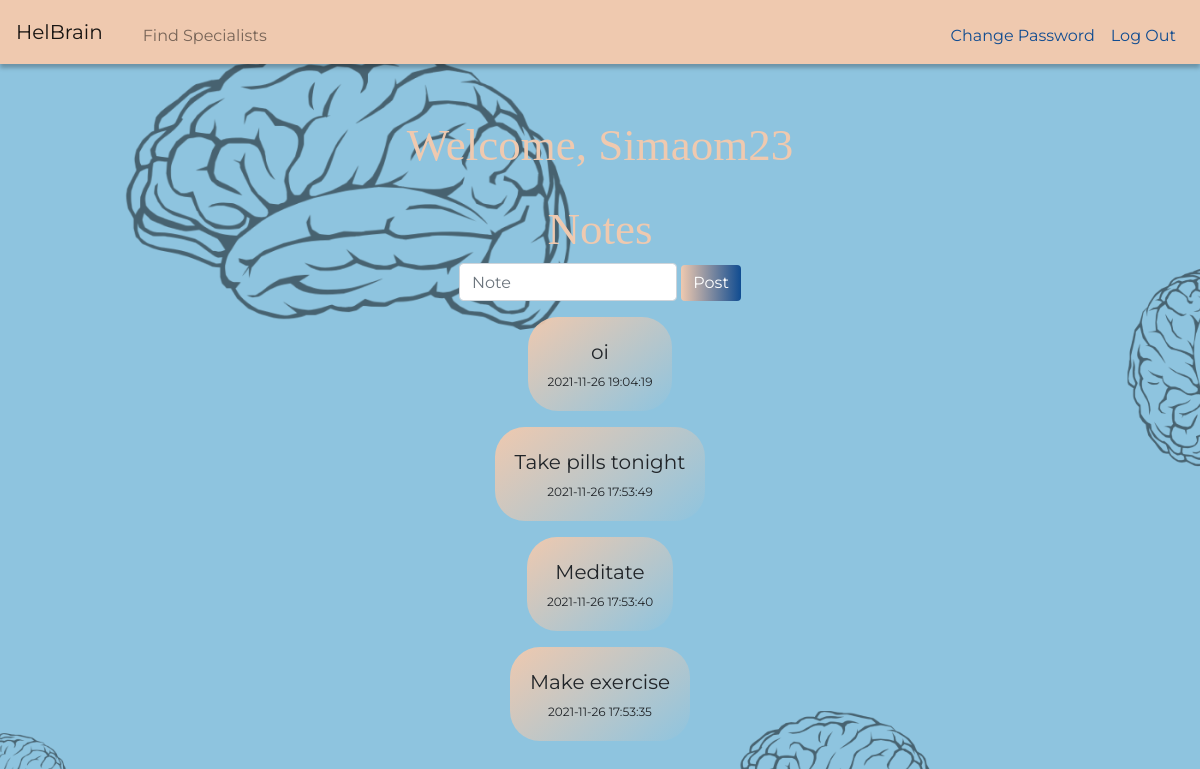
The app's page /homepage (signed in) with its own data.
### tables this page shows
CREATE TABLE users(id INTEGER PRIMARY KEY,
                username TEXT NOT NULL UNIQUE,
                email TEXT NOT NULL UNIQUE,
                hash TEXT NOT NULL);

CREATE TABLE notes(id INTEGER PRIMARY KEY,
                user_id INTEGER NOT NULL,
                note TEXT NOT NULL,
                timestamp DATETIME DEFAULT CURRENT_TIMESTAMP NOT NULL,
                FOREIGN KEY(user_id) REFERENCES users(id));

### app.py (the view)
@app.route("/homepage", methods=["GET", "POST"])
@login_required
def homepage():
    if request.method == "POST":
        if not request.form.get("note"):
            return template("/homepage", "Write a valid note!", 400)
        db.execute("INSERT INTO notes(user_id, note) VALUES(?, ?)",
                   (session["user_id"], request.form.get("note"),))
        database.commit()
        return redirect("/homepage")
    else:
        db.execute("SELECT * FROM notes WHERE user_id = ? ORDER BY timestamp DESC LIMIT 20", (
            session["user_id"],))
        data = db.fetchall()
        notes = clean_data(data)
        db.execute("SELECT username FROM users WHERE id = ?", (
            session["user_id"],))
        data = db.fetchall()
        username = clean_data(data)
        return render_template("homepage.html", username=username[0][0], notes=notes)

### app.py (called while the page is built)
@app.after_request
def after_request(response):
    response.headers["Cache-Control"] = "no-cache, no-store, must-revalidate"
    response.headers["Expires"] = 0
    response.headers["Pragma"] = "no-cache"
    return response

### helpers.py (called while the page is built)
def login_required(f):
    @wraps(f)
    def decorated_function(*args, **kwargs):
        if session.get("user_id") is None:
            return redirect("/login")
        return f(*args, **kwargs)
    return decorated_function

def clean_data(data: list) -> list:
    clean_list = []
    for clean in data:
        clean_list.append(list(clean))
    return clean_list

### templates/homepage.html
{% extends "layout.html" %} {% block title %} Homepage {% endblock %} {% block
main %}
<div class="form-group">
  <div class="title">Welcome, {{ username }}</div>
</div>
<div class="form-group">
  <div class="title">Notes</div>
  <form action="/homepage" method="post">
    <input
      autocomplete="off"
      autofocus
      class="form-control"
      name="note"
      placeholder="Note"
      type="text"
    />
    <button class="btn btn-primary gradient" type="submit">Post</button>
  </form>
</div>
{% for note in notes %}
<div class="form-group">
  <div class="card text-center card-notes">
    <div class="card-body">
      <div class="notes-note">
        {{ note[2] }}
        <div class="notes-date">{{ note[3] }}</div>
      </div>
    </div>
  </div>
</div>
{% endfor %} {% endblock %}

### static/styles.css (style rules this page uses)
body { font-family: "Montserrat", sans-serif; background-image: url("background.png"); background-position: center; background-size: cover; }
.main-color { background-color: rgba(31, 138, 192, 0.5); }
main .form-control { display: inline-block; width: auto; }
.title { font-size: 45px; font-family: "Playfair Display", serif; text-align: center; color: rgba(239, 201, 175, 1); transition-duration: 0.4s; }
.gradient { background: linear-gradient( to right, rgba(239, 201, 175, 1), rgba(16, 76, 145, 1) ), url(https://grainy-gradients.vercel.app/noise.svg); border: none; }
.card { display: inline-block; width: auto; border-radius: 30px; background: linear-gradient( 142.14deg, #efc9af 0%, rgba(239, 201, 175, 0) 100% ); border: none; }
.notes-note { font-size: 20px; text-align: center; }
.notes-date { padding-top: 6px; font-size: 12px; text-align: center; }

### records on screen
users: username "Simaom23"
notes: note "oi", timestamp "2021-11-26 19:04:19"
notes: note "Take pills tonight", timestamp "2021-11-26 17:53:49"
notes: note "Meditate", timestamp "2021-11-26 17:53:40"
notes: note "Make exercise", timestamp "2021-11-26 17:53:35"
